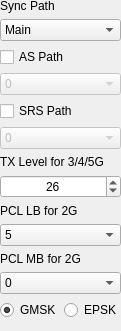
     <widget class="QWidget" name="general_sync">
      <property name="geometry">
       <rect>
        <x>0</x>
        <y>0</y>
        <width>121</width>
        <height>331</height>
       </rect>
      </property>
      <attribute name="label">
       <string>General</string>
      </attribute>
      <widget class="QWidget" name="layoutWidget">
       <property name="geometry">
        <rect>
         <x>0</x>
         <y>-1</y>
         <width>121</width>
         <height>332</height>
        </rect>
       </property>
       <layout class="QVBoxLayout" name="verticalLayout_genre">
        <item>
         <widget class="QLabel" name="sync_path_label">
          <property name="enabled">
           <bool>true</bool>
          </property>
          <property name="sizePolicy">
           <sizepolicy hsizetype="Preferred" vsizetype="Fixed">
            <horstretch>0</horstretch>
            <verstretch>0</verstretch>
           </sizepolicy>
          </property>
          <property name="text">
           <string>Sync Path</string>
          </property>
          <property name="alignment">
           <set>Qt::AlignLeading|Qt::AlignLeft|Qt::AlignVCenter</set>
          </property>
         </widget>
        </item>
        <item>
         <widget class="QComboBox" name="sync_path_comboBox">
          <property name="layoutDirection">
           <enum>Qt::LeftToRight</enum>
          </property>
          <item>
           <property name="text">
            <string>Main</string>
           </property>
          </item>
          <item>
           <property name="text">
            <string>CA#1</string>
           </property>
          </item>
          <item>
           <property name="text">
            <string>CA#2</string>
           </property>
          </item>
          <item>
           <property name="text">
            <string>CA#3</string>
           </property>
          </item>
         </widget>
        </item>
        <item>
         <widget class="QCheckBox" name="as_path_en">
          <property name="text">
           <string>AS Path</string>
          </property>
         </widget>
        </item>
        <item>
         <widget class="QComboBox" name="as_path_comboBox">
          <property name="enabled">
           <bool>false</bool>
          </property>
          <property name="layoutDirection">
           <enum>Qt::LeftToRight</enum>
          </property>
          <item>
           <property name="text">
            <string>0</string>
           </property>
          </item>
          <item>
           <property name="text">
            <string>1</string>
           </property>
          </item>
         </widget>
        </item>
        <item>
         <widget class="QCheckBox" name="srs_path_en">
          <property name="text">
           <string>SRS Path</string>
          </property>
          <property name="checked">
           <bool>false</bool>
          </property>
         </widget>
        </item>
        <item>
         <widget class="QComboBox" name="srs_path_comboBox">
          <property name="enabled">
           <bool>false</bool>
          </property>
          <property name="layoutDirection">
           <enum>Qt::LeftToRight</enum>
          </property>
          <item>
           <property name="text">
            <string>0</string>
           </property>
          </item>
          <item>
           <property name="text">
            <string>1</string>
           </property>
          </item>
          <item>
           <property name="text">
            <string>2</string>
           </property>
          </item>
          <item>
           <property name="text">
            <string>3</string>
           </property>
          </item>
         </widget>
        </item>
        <item>
         <widget class="QLabel" name="tx_level_nlw_label">
          <property name="sizePolicy">
           <sizepolicy hsizetype="Preferred" vsizetype="Fixed">
            <horstretch>0</horstretch>
            <verstretch>0</verstretch>
           </sizepolicy>
          </property>
          <property name="text">
           <string>TX Level for 3/4/5G</string>
          </property>
          <property name="alignment">
           <set>Qt::AlignLeading|Qt::AlignLeft|Qt::AlignVCenter</set>
          </property>
         </widget>
        </item>
        <item>
         <widget class="QSpinBox" name="tx_level_spinBox">
          <property name="alignment">
           <set>Qt::AlignCenter</set>
          </property>
          <property name="maximum">
           <number>30</number>
          </property>
          <property name="value">
           <number>26</number>
          </property>
         </widget>
        </item>
        <item>
         <widget class="QLabel" name="pcl_lb_label">
          <property name="sizePolicy">
           <sizepolicy hsizetype="Preferred" vsizetype="Fixed">
            <horstretch>0</horstretch>
            <verstretch>0</verstretch>
           </sizepolicy>
          </property>
          <property name="text">
           <string>PCL LB for 2G</string>
          </property>
          <property name="alignment">
           <set>Qt::AlignLeading|Qt::AlignLeft|Qt::AlignVCenter</set>
          </property>
         </widget>
        </item>
        <item>
         <widget class="QComboBox" name="pcl_lb_level_combo">
          <property name="layoutDirection">
           <enum>Qt::LeftToRight</enum>
          </property>
          <item>
           <property name="text">
            <string>5</string>
           </property>
          </item>
          <item>
           <property name="text">
            <string>6</string>
           </property>
          </item>
          <item>
           <property name="text">
            <string>7</string>
           </property>
          </item>
          <item>
           <property name="text">
            <string>8</string>
           </property>
          </item>
          <item>
           <property name="text">
            <string>9</string>
           </property>
          </item>
          <item>
           <property name="text">
            <string>10</string>
           </property>
          </item>
          <item>
           <property name="text">
            <string>11</string>
           </property>
          </item>
          <item>
           <property name="text">
            <string>12</string>
           </property>
          </item>
          <item>
           <property name="text">
            <string>13</string>
           </property>
          </item>
          <item>
           <property name="text">
            <string>14</string>
           </property>
          </item>
          <item>
           <property name="text">
            <string>15</string>
           </property>
          </item>
          <item>
           <property name="text">
            <string>16</string>
           </property>
          </item>
          <item>
           <property name="text">
            <string>17</string>
           </property>
          </item>
          <item>
           <property name="text">
            <string>18</string>
           </property>
          </item>
          <item>
           <property name="text">
            <string>19</string>
           </property>
          </item>
         </widget>
        </item>
        <item>
         <widget class="QLabel" name="pcl_mb_label">
          <property name="sizePolicy">
           <sizepolicy hsizetype="Preferred" vsizetype="Fixed">
            <horstretch>0</horstretch>
            <verstretch>0</verstretch>
           </sizepolicy>
          </property>
          <property name="text">
           <string>PCL MB for 2G</string>
          </property>
          <property name="alignment">
           <set>Qt::AlignLeading|Qt::AlignLeft|Qt::AlignVCenter</set>
          </property>
         </widget>
        </item>
        <item>
         <widget class="QComboBox" name="pcl_mb_level_combo">
          <property name="layoutDirection">
           <enum>Qt::LeftToRight</enum>
          </property>
          <item>
           <property name="text">
            <string>0</string>
           </property>
          </item>
          <item>
           <property name="text">
            <string>1</string>
           </property>
          </item>
          <item>
           <property name="text">
            <string>2</string>
           </property>
          </item>
          <item>
           <property name="text">
            <string>3</string>
           </property>
          </item>
          <item>
           <property name="text">
            <string>4</string>
           </property>
          </item>
          <item>
           <property name="text">
            <string>5</string>
           </property>
          </item>
          <item>
           <property name="text">
            <string>6</string>
           </property>
          </item>
          <item>
           <property name="text">
            <string>7</string>
           </property>
          </item>
          <item>
           <property name="text">
            <string>8</string>
           </property>
          </item>
          <item>
           <property name="text">
            <string>9</string>
           </property>
          </item>
          <item>
           <property name="text">
            <string>10</string>
           </property>
          </item>
          <item>
           <property name="text">
            <string>11</string>
           </property>
          </item>
          <item>
           <property name="text">
            <string>12</string>
           </property>
          </item>
          <item>
           <property name="text">
            <string>13</string>
           </property>
          </item>
          <item>
           <property name="text">
            <string>14</string>
           </property>
          </item>
          <item>
           <property name="text">
            <string>15</string>
           </property>
          </item>
         </widget>
        </item>
        <item>
         <layout class="QHBoxLayout" name="horizontalLayout_gsm_mod">
          <item>
           <widget class="QRadioButton" name="gmsk_radioButton">
            <property name="text">
             <string>GMSK</string>
            </property>
            <property name="checked">
             <bool>true</bool>
            </property>
           </widget>
          </item>
          <item>
           <widget class="QRadioButton" name="epsk_radioButton">
            <property name="enabled">
             <bool>true</bool>
            </property>
            <property name="text">
             <string>EPSK</string>
            </property>
            <property name="checkable">
             <bool>true</bool>
            </property>
           </widget>
          </item>
         </layout>
        </item>
       </layout>
      </widget>
     </widget>
